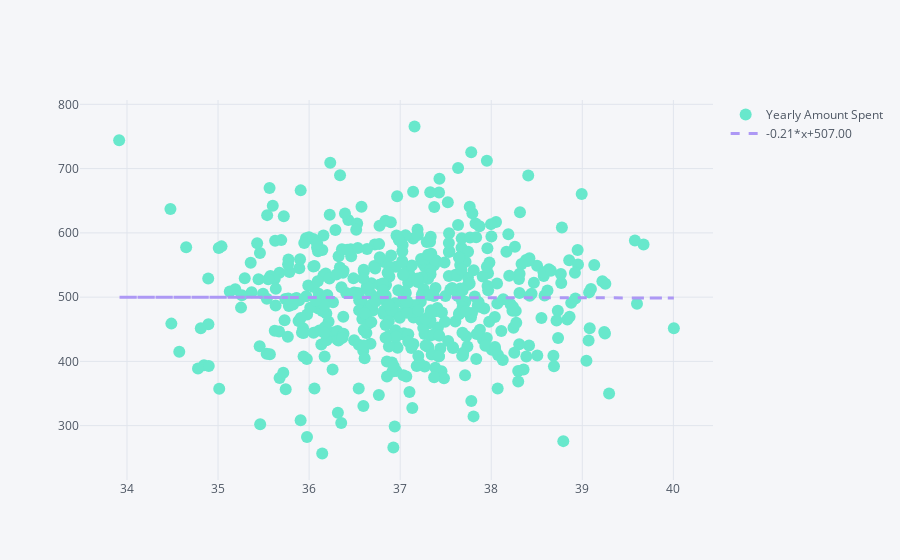

Notebook source saved alongside this figure:
### Markdown cell above
**Scatter plot to compare Time on Website with Yearly Amount Spent**

### Code cell
df.iplot(kind='scatter', mode='markers', x = 'Time on Website', y = 'Yearly Amount Spent', color='#68e8cc',
        bestfit = True, bestfit_colors = ['#ad98f5'])

### Figure 1 — Plotly figure (JSON) as saved in the notebook; plotly's stock layout.template omitted (floating-point values rounded to 4 significant figures; data arrays with more than 128 entries replaced by an {"elided": "..."} marker saying what was removed)
{"data": [{"line": {"color": "rgba(104, 232, 204, 1.0)", "dash": "solid", "shape": "linear", "width": 1.3}, "marker": {"size": 12, "symbol": "circle"}, "mode": "markers", "name": "Yearly Amount Spent", "text": "", "type": "scatter", "x": {"elided": "500 float values"}, "y": {"elided": "500 float values"}}, {"line": {"color": "rgba(173, 152, 245, 1.0)", "dash": "dash", "shape": "linear", "width": 3}, "mode": "lines", "name": "-0.21*x+507.00", "type": "scatter", "x": {"elided": "500 float values"}, "y": {"elided": "500 float values"}}], "layout": {"legend": {"bgcolor": "#F5F6F9", "font": {"color": "#4D5663"}}, "paper_bgcolor": "#F5F6F9", "plot_bgcolor": "#F5F6F9", "title": {"font": {"color": "#4D5663"}}, "xaxis": {"gridcolor": "#E1E5ED", "showgrid": true, "tickfont": {"color": "#4D5663"}, "title": {"font": {"color": "#4D5663"}, "text": ""}, "zerolinecolor": "#E1E5ED"}, "yaxis": {"gridcolor": "#E1E5ED", "showgrid": true, "tickfont": {"color": "#4D5663"}, "title": {"font": {"color": "#4D5663"}, "text": ""}, "zerolinecolor": "#E1E5ED"}}}
